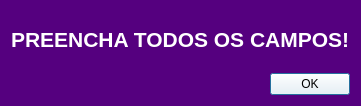
<?xml version="1.0" encoding="UTF-8"?>
<ui version="4.0">
 <class>Dialog</class>
 <widget class="QDialog" name="Dialog">
  <property name="geometry">
   <rect>
    <x>0</x>
    <y>0</y>
    <width>355</width>
    <height>106</height>
   </rect>
  </property>
  <property name="windowTitle">
   <string>Dialog</string>
  </property>
  <property name="styleSheet">
   <string notr="true">background-color: rgb(85, 0, 127);</string>
  </property>
  <layout class="QVBoxLayout" name="verticalLayout">
   <item>
    <widget class="QLabel" name="label">
     <property name="font">
      <font>
       <pointsize>16</pointsize>
       <weight>75</weight>
       <bold>true</bold>
      </font>
     </property>
     <property name="styleSheet">
      <string notr="true">color: rgb(255, 255, 255);</string>
     </property>
     <property name="text">
      <string>PREENCHA TODOS OS CAMPOS!</string>
     </property>
    </widget>
   </item>
   <item>
    <widget class="QDialogButtonBox" name="buttonBox">
     <property name="autoFillBackground">
      <bool>false</bool>
     </property>
     <property name="styleSheet">
      <string notr="true">background-color: rgb(255, 255, 255);</string>
     </property>
     <property name="orientation">
      <enum>Qt::Horizontal</enum>
     </property>
     <property name="standardButtons">
      <set>QDialogButtonBox::Ok</set>
     </property>
    </widget>
   </item>
  </layout>
 </widget>
 <resources/>
 <connections>
  <connection>
   <sender>buttonBox</sender>
   <signal>accepted()</signal>
   <receiver>Dialog</receiver>
   <slot>accept()</slot>
   <hints>
    <hint type="sourcelabel">
     <x>248</x>
     <y>254</y>
    </hint>
    <hint type="destinationlabel">
     <x>157</x>
     <y>274</y>
    </hint>
   </hints>
  </connection>
  <connection>
   <sender>buttonBox</sender>
   <signal>rejected()</signal>
   <receiver>Dialog</receiver>
   <slot>reject()</slot>
   <hints>
    <hint type="sourcelabel">
     <x>316</x>
     <y>260</y>
    </hint>
    <hint type="destinationlabel">
     <x>286</x>
     <y>274</y>
    </hint>
   </hints>
  </connection>
 </connections>
</ui>
